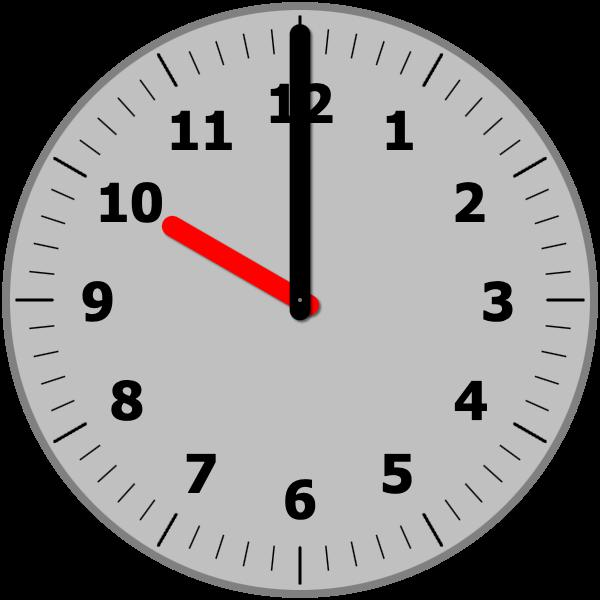
#> input picture assets/clock.jpg, 600 x 600 px
$ python clocks.py   (older library calls are emulated)
#> lines starting #> are read from the running program, lines starting #| are printed output that depends on the picture; after the words box and inside, x2 and y2 are one past the last pixel; in counts of white or black regions, pixels touching at a corner belong together
from urllib.request import urlopen
import cv2 as cv # v. 3.4.4
import numpy as np


def get_image(url):
    resp = urlopen(url)
    image = np.asarray(bytearray(resp.read()), dtype="uint8")
    image = cv.imdecode(image, cv.IMREAD_COLOR)
    return image

def main():
    # img = get_image('https://stepik.org/media/attachments/course/122772/clock_88e05d50-3c38-49e4-977f-8b2bf8c62b64.jpg')
    img = cv.imread('./assets/clock.jpg')
#> img is the input picture: shape (600, 600, 3); mean B, G, R 134.3, 134.3, 136.4
    cropped = img[200:400, 200:400]  # обрезаем изображение до квадрта посередине
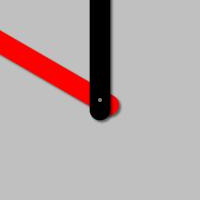
#> cropped: shape (200, 200, 3); mean B, G, R 168.6, 168.6, 182.6
    gray = cv.cvtColor(cropped, cv.COLOR_BGR2GRAY)
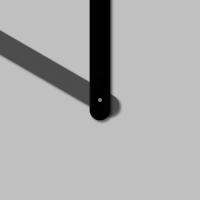
#> gray: shape (200, 200); min 0, max 204, mean 172.8
    black = cv.inRange(gray, 0, 19)  # для черной стрелки
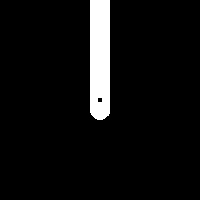
#> black: shape (200, 200); 5.9% white; 1 white region, box (x1, y1, x2, y2) and area: (90, 0, 110, 120) 2340
    red = cv.inRange(cropped, (0, 0, 220), (30, 30, 255))
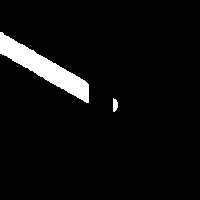
#> red: shape (200, 200); 4.9% white; 2 white regions

    _, con, __ = cv.findContours(black, cv.RETR_EXTERNAL, cv.CHAIN_APPROX_SIMPLE)
#> con = 1 contour; box (x1, y1, x2, y2) and area: (90, 0, 110, 120) 2222

    for cnt in con:
        rect = cv.minAreaRect(cnt)
        box = cv.boxPoints(rect)
        box = np.int0(box)
        min_ang = round(rect[2])
        print(min_ang)
        cv.drawContours(black, [box], 0, (0, 0, 255), 2)
#> this loop made 1 pass
#> (rect, box, min_ang) on pass 1: (((99.5, 59.5), (119, 19), -90), [[109, 119], [90, 119], [90, 0], [109, 0]], -90)
#| -90
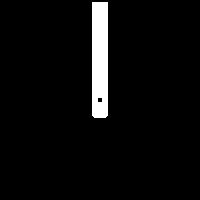
#> black: shape (200, 200); 4.6% white; 1 white region

    _, con, __ = cv.findContours(red, cv.RETR_TREE, cv.CHAIN_APPROX_SIMPLE)
#> con = 2 contours; box (x1, y1, x2, y2) and area: (0, 32, 89, 103) 1796, (113, 98, 118, 112) 40

    for cnt in con:
        if cv.contourArea(cnt) > 60:
            rect = cv.minAreaRect(cnt)
            area = int(rect[1][0] * rect[1][1])
            if area < 60:
                continue
            h_ang = round(rect[2])
            print(h_ang)
            box = cv.boxPoints(rect)
            box = np.int0(box)
            cv.drawContours(red, [box], 0, (0, 0, 255), 3)
#> this loop made 2 passes
#> (rect, area, h_ang, box) on pass 2: (((43.79, 67.36), (19.19, 111.3), -59.86), 2135, -60, [[87, 103], [-9, 47], [0, 31], [96, 86]])
#| -60
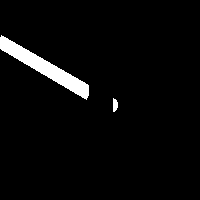
#> red: shape (200, 200); 3.6% white; 2 white regions, box (x1, y1, x2, y2) and area: (0, 35, 89, 100) 1387, (113, 98, 118, 112) 55

    hrs = 12 * h_ang / 360
#> hrs = -2
    mins = 60 * min_ang / 360
#> mins = -15

    print(f"{round(hrs)} : {round(mins)}")
#| -2 : -15
    cv.imshow('', red)  # смотрел картинку
    cv.waitKey(0)

if __name__ == "__main__":
    main()
